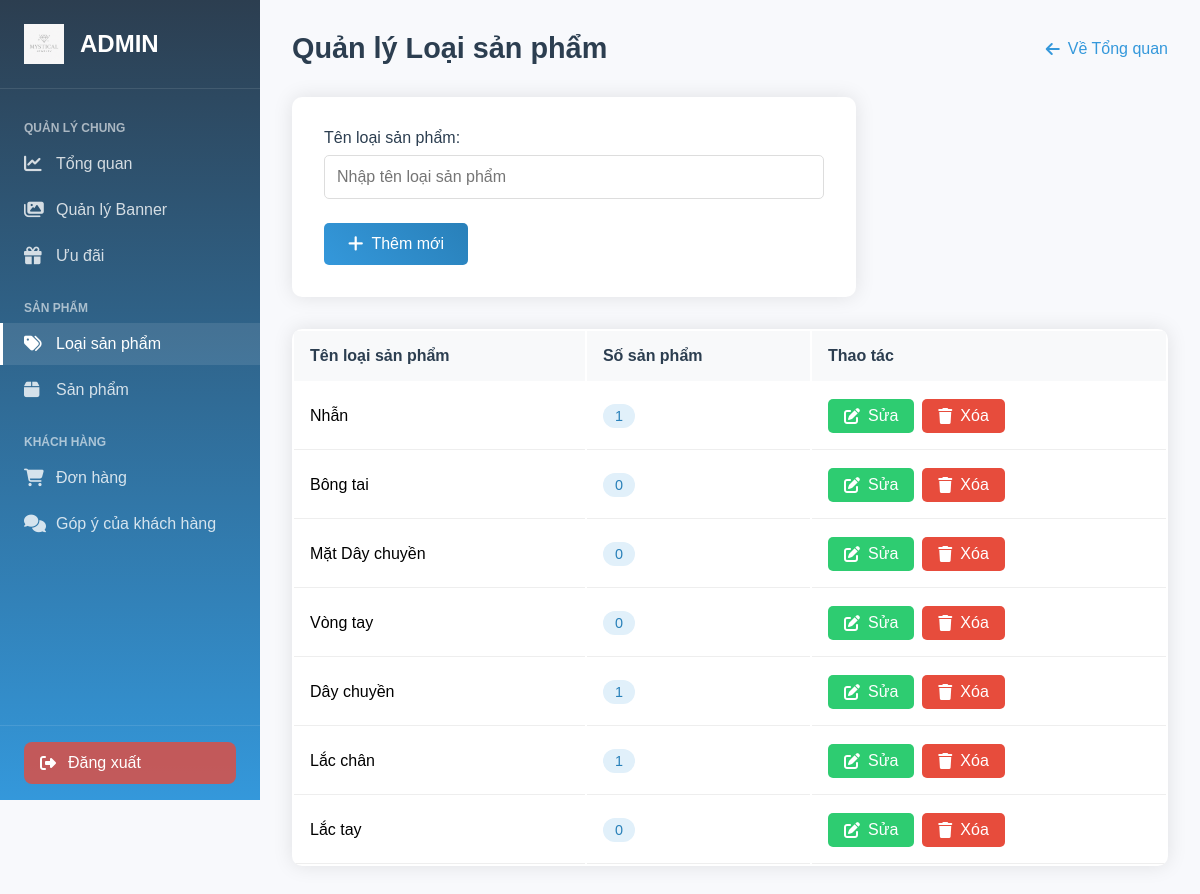
The app's page /admin/categories.php with its own data.
### tables this page shows
CREATE TABLE `categories` (
  `id` int(11) NOT NULL,
  `name` varchar(100) NOT NULL
);

### admin/categories.php (the view, shortened to what this page needs)
<?php
include 'config.php';
$edit = null;
$cats = $con->query("
    SELECT c.id, c.name, COUNT(p.id) AS product_count
    FROM categories c LEFT JOIN products p ON c.id=p.category_id
    GROUP BY c.id
");
?>
<?php include 'sidebar.php'; ?>
<!DOCTYPE html>
<html lang="vi">
<head>
    <link rel="stylesheet" href="../css/dashboard.css">
    <link rel="stylesheet" href="../css/categories.css">
    <link rel="stylesheet" href="https://cdnjs.cloudflare.com/ajax/libs/font-awesome/6.4.0/css/all.min.css">
</head>
<body>
    <div class="categories-container">
        <div class="page-header">
            <h2>Quản lý Loại sản phẩm</h2>
            <a href="dashboard.php" class="back-link">
                <i class="fas fa-arrow-left"></i>
                Về Tổng quan
            </a>
        </div>
    <form method="POST" class="category-form">
        <div class="form-group">
            <label>Tên loại sản phẩm:</label>
            <input type="text"
                   name="category_name"
                   value="<?= htmlspecialchars($edit['name'] ?? '') ?>"
                   required
                   placeholder="Nhập tên loại sản phẩm">
        </div>
        <button type="submit" name="submit_category" class="submit-btn">
            <i class="fas <?= $edit ? 'fa-save' : 'fa-plus' ?>"></i>
            <?= $edit ? 'Cập nhật' : 'Thêm mới' ?>
        </button>
    </form>
    <table class="categories-table">
        <thead>
            <tr>
                <th>Tên loại sản phẩm</th>
                <th>Số sản phẩm</th>
                <th>Thao tác</th>
            </tr>
        </thead>
        <tbody>
            <?php while($c = $cats->fetch_assoc()): ?>
            <tr>
                <td><?= htmlspecialchars($c['name']) ?></td>
                <td><span class="product-count"><?= $c['product_count'] ?></span></td>
                <td class="action-buttons">
                    <a href="?edit=<?= $c['id'] ?>" class="edit-btn">
                        <i class="fas fa-edit"></i> Sửa
                    </a>
                    <a href="?delete=<?= $c['id'] ?>" class="delete-btn">
                        <i class="fas fa-trash"></i> Xóa
                    </a>
                </td>
            </tr>
            <?php endwhile; ?>
        </tbody>
    </table>
    </div>
</body>
</html>

### css/dashboard.css (style rules this page uses)
:root { --primary-color: #4e73df; --success-color: #1cc88a; --warning-color: #f6c23e; --danger-color: #e74a3b; }
body { font-family: 'Poppins', sans-serif; background: #f8f9fc; margin: 0; padding: 0; }
.main-content, .categories-container { flex: 1; padding: 2rem; margin-left: 260px; min-height: 100vh; background: #f8f9fc; }

### css/categories.css (style rules this page uses)
.categories-container { padding: 2rem; margin-left: 260px; }
.page-header { display: flex; align-items: center; justify-content: space-between; margin-bottom: 2rem; }
.page-header h2 { margin: 0; color: #2c3e50; font-size: 1.8rem; }
.back-link { color: #3498db; text-decoration: none; display: flex; align-items: center; gap: 0.5rem; transition: all 0.3s ease; }
.category-form { background: white; padding: 2rem; border-radius: 10px; box-shadow: 0 0 20px rgba(0,0,0,0.1); margin-bottom: 2rem; max-width: 500px; }
.form-group { margin-bottom: 1.5rem; }
.form-group label { display: block; margin-bottom: 0.5rem; color: #2c3e50; font-weight: 500; }
.form-group input[type="text"] { width: 100%; padding: 0.75rem; border: 1px solid #ddd; border-radius: 5px; font-size: 1rem; transition: all 0.3s ease; }
.submit-btn { background: linear-gradient(45deg, #3498db, #2980b9); color: white; border: none; padding: 0.75rem 1.5rem; border-radius: 5px; cursor: pointer; font-size: 1rem; transition: all 0.3s ease; display: inline-flex; align-items: center; gap: 0.5rem; }
.submit-btn i { font-size: 1.1rem; }
.categories-table { width: 100%; background: white; border-radius: 10px; overflow: hidden; box-shadow: 0 0 20px rgba(0,0,0,0.1); }
.categories-table th { background: #f8f9fa; padding: 1rem; font-weight: 600; color: #2c3e50; text-align: left; }
.categories-table td { padding: 1rem; border-bottom: 1px solid #eee; vertical-align: middle; }
.product-count { background: #e1f0fa; color: #2980b9; padding: 0.25rem 0.75rem; border-radius: 20px; font-size: 0.9rem; font-weight: 500; display: inline-block; }
.action-buttons { display: flex; gap: 0.5rem; }
.edit-btn, .delete-btn { padding: 0.5rem 1rem; border-radius: 5px; text-decoration: none; color: white; display: inline-flex; align-items: center; gap: 0.5rem; transition: all 0.3s ease; }
.edit-btn { background: #2ecc71; }
.delete-btn { background: #e74c3c; }

### records on screen
categories: name "Nhẫn", product_count "1"
categories: name "Bông tai", product_count "0"
categories: name "Mặt Dây chuyền", product_count "0"
categories: name "Vòng tay", product_count "0"
categories: name "Dây chuyền", product_count "1"
categories: name "Lắc chân", product_count "1"
categories: name "Lắc tay", product_count "0"
